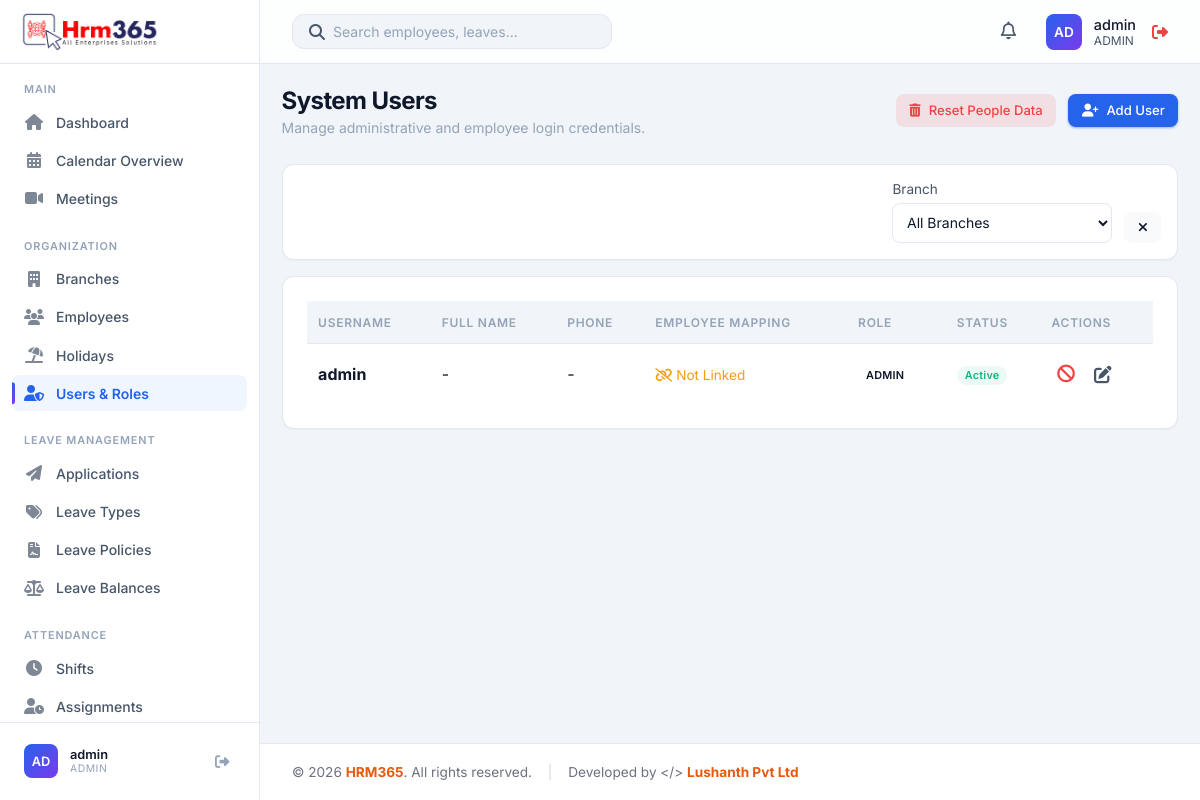
The app's page /modules/users/index.php (signed in) with its own data.
### tables this page shows
CREATE TABLE IF NOT EXISTS users (
    id INT AUTO_INCREMENT PRIMARY KEY,
    username VARCHAR(50) NOT NULL UNIQUE,
    password VARCHAR(255) NOT NULL,
    full_name VARCHAR(100),
    phone VARCHAR(30),
    role ENUM('admin', 'HR', 'manager', 'employee') DEFAULT 'employee',
    status ENUM('Active', 'Inactive') DEFAULT 'Active',
    language VARCHAR(20) DEFAULT 'English',
    department VARCHAR(50),
    employee_id INT NULL,
    created_at TIMESTAMP DEFAULT CURRENT_TIMESTAMP,
    FOREIGN KEY (employee_id) REFERENCES employees(id) ON DELETE CASCADE,
    UNIQUE KEY unique_employee_login (employee_id)
);

### includes/db.php (called while the page is built, shortened)
<?php
if (!function_exists('app_url')) {
    function app_url(string $path = ''): string
    {
        $base = APP_BASE_URL;
        $path = ltrim($path, '/');
        if ($base === '') {
            return '/' . $path;
        }
        return $path === '' ? $base : $base . '/' . $path;
    }
}
?>

### modules/users/index.php (the view, shortened to what this page needs)
<?php
require_once '../../includes/db.php';
require_once '../../includes/auth.php';
$whereSql = '';
$params = [];
$stmt = $pdo->prepare("
    SELECT u.*, e.employee_code, e.first_name, e.last_name, b.name AS branch_name
    FROM users u
    LEFT JOIN employees e ON u.employee_id = e.id
    LEFT JOIN branches b ON e.branch_id = b.id
    {$whereSql}
    ORDER BY u.created_at DESC
");
$stmt->execute($params);
$users = $stmt->fetchAll();
include '../../includes/header.php';
?>
<div class="page-header">
    <div>
        <h1 class="page-title">System Users</h1>
        <div class="page-subtitle">Manage administrative and employee login credentials.</div>
    </div>
    <div style="display: flex; gap: 0.75rem; flex-wrap: wrap; justify-content: flex-end;">
        <?php if ($currentUser['role'] === 'admin'): ?>
            <a href="reset_system.php" class="btn" style="background: rgba(239, 68, 68, 0.12); color: var(--accent-danger);">
                <i class="fas fa-trash-alt"></i> Reset People Data
            </a>
        <?php endif; ?>
        <a href="create.php" class="btn btn-primary">
            <i class="fas fa-user-plus"></i> Add User
        </a>
    </div>
</div>
<div class="card" style="margin-bottom: 1rem; padding: 1rem;">
    <form action="" method="GET" style="display: flex; gap: 0.75rem; align-items: end; justify-content: flex-end;">
        <div>
            <label style="display: block; margin-bottom: 0.4rem; color: var(--text-secondary); font-size: 0.85rem;">Branch</label>
            <select name="branch_id" onchange="this.form.submit()" style="padding: 0.6rem; min-width: 220px; border-radius: var(--radius-md); border: 1px solid var(--border-color); background: var(--bg-secondary); color: var(--text-primary); outline: none;">
                <option value="0">All Branches</option>
            </select>
        </div>
        <a href="index.php" class="btn" style="background: var(--bg-hover); color: var(--text-primary);"><i class="fas fa-times"></i></a>
    </form>
</div>
<div class="card">
    <div class="table-container">
        <table class="table">
            <thead>
                <tr>
                    <th>Username</th>
                    <th>Full Name</th>
                    <th>Phone</th>
                    <th>Employee Mapping</th>
                    <th>Role</th>
                    <th>Status</th>
                    <th>Actions</th>
                </tr>
            </thead>
            <tbody>
                <?php foreach ($users as $u): ?>
                <tr>
                    <td><strong><?php echo htmlspecialchars($u['username']); ?></strong></td>
                    <td><?php echo htmlspecialchars($u['full_name'] ?? '-'); ?></td>
                    <td><?php echo htmlspecialchars($u['phone'] ?? '-'); ?></td>
                    <td>
                        <?php if ($u['employee_id']): ?>
                            <div style="font-weight: 500; color: var(--text-primary);"><?php echo htmlspecialchars($u['first_name'] . ' ' . $u['last_name']); ?></div>
                            <div style="font-size: 0.75rem; color: var(--text-muted);"><?php echo htmlspecialchars($u['employee_code']); ?></div>
                            <div style="font-size: 0.72rem; color: var(--text-muted);"><?php echo htmlspecialchars($u['branch_name'] ?? 'No Branch'); ?></div>
                        <?php else: ?>
                            <span style="color: var(--accent-warning); font-size: 0.85rem;"><i class="fas fa-unlink"></i> Not Linked</span>
                        <?php endif; ?>
                    </td>
                    <td><span class="status-badge" style="text-transform: uppercase;"><?php echo htmlspecialchars($u['role']); ?></span></td>
                    <td>
                        <?php if ($u['status'] === 'Active'): ?>
                            <span class="status-badge status-active">Active</span>
                        <?php else: ?>
                            <span class="status-badge status-leave">Inactive</span>
                        <?php endif; ?>
                    </td>
                    <td>
                        <div style="display: flex; gap: 0.5rem;">
                            <form action="toggle_status.php" method="POST" style="margin: 0;">
                                <?php if ($u['status'] === 'Active'): ?>
                                    <button type="submit" class="action-btn" style="color: var(--accent-danger);" title="Deactivate"><i class="fas fa-ban"></i></button>
                                <?php else: ?>
                                    <input type="hidden" name="status" value="Active">
                                    <button type="submit" class="action-btn" style="color: var(--accent-success);" title="Activate"><i class="fas fa-check-circle"></i></button>
                                <?php endif; ?>
                            </form>
                            <a href="edit.php?id=<?php echo $u['id']; ?>" class="action-btn" title="Edit User"><i class="fas fa-edit"></i></a>
                        </div>
                    </td>
                </tr>
                <?php endforeach; ?>
            </tbody>
        </table>
    </div>
</div>
<?php include '../../includes/footer.php'; ?>

### includes/header.php (shortened to what this page needs)
<?php
require_once __DIR__ . '/auth.php';
require_once __DIR__ . '/avatar.php';
$stylesheetPath = __DIR__ . '/../css/styles.css';
$stylesheetVersion = is_file($stylesheetPath) ? filemtime($stylesheetPath) : time();
?>
<!DOCTYPE html>
<html lang="en">
<head>
    <link rel="stylesheet" href="<?php echo app_url('css/styles.css'); ?>?v=<?php echo $stylesheetVersion; ?>">
    <link rel="stylesheet" href="https://cdnjs.cloudflare.com/ajax/libs/font-awesome/6.4.0/css/all.min.css">
</head>
<body>
    <?php include 'sidebar.php'; ?>
    <div class="main-wrapper" style="display: flex; flex-direction: column; flex: 1; min-height: 100vh; width: 100%;">
        <header class="top-header">
            <div class="header-search">
                <i class="fas fa-search text-secondary"></i>
                <input type="text" id="globalSearchInput" placeholder="Search employees, leaves..." autocomplete="off">
            </div>
            <div class="header-actions">
                <div class="notification-menu">
                    <button type="button" class="action-btn notification-toggle" title="Notifications" aria-expanded="false" aria-controls="notificationDropdown">
                        <i class="far fa-bell"></i>
                    </button>
                </div>
                <div class="user-profile" style="display: flex; align-items: center; gap: 1rem;">
                    <a href="<?php echo app_url('profile.php'); ?>" style="display: flex; align-items: center; gap: 0.75rem; text-decoration: none; color: inherit;">
                        <?php echo render_avatar($currentUser['first_name'] ?? null, $currentUser['last_name'] ?? null, $currentUser['profile_photo'] ?? null, $currentUser['username']); ?>
                        <div class="user-info">
                            <div style="font-size: 0.9rem; font-weight: 500; color: var(--text-primary);">
                                <?php echo htmlspecialchars($_SESSION['full_name'] ?? $currentUser['username']); ?>
                            </div>
                            <div style="font-size: 0.75rem; color: var(--text-secondary); text-transform: uppercase;">
                                <?php echo htmlspecialchars($currentUser['role']); ?>
                            </div>
                        </div>
                    </a>
                    <a href="<?php echo app_url('logout.php'); ?>" style="color: var(--accent-danger);" title="Logout"><i class="fas fa-sign-out-alt"></i></a>
                </div>
            </div>
        </header>
        <main class="content-area">

### includes/sidebar.php (shortened to what this page needs)
<?php
require_once __DIR__ . '/avatar.php';
?>
<aside class="sidebar">
    <div class="sidebar-header">
        <a href="<?php echo app_url('modules/dashboard/index.php'); ?>" class="sidebar-logo" style="justify-content: center; padding: 1rem 0;">
            <div class="logo-icon" style="display: flex; align-items: center; justify-content: center;">
                <img src="<?php echo app_url('LOGO.png'); ?>" alt="Logo" style="max-width: 140px; height: auto;">
            </div>
        </a>
    </div>
    <nav class="sidebar-nav" id="sidebarNav">
        <?php $uri = $_SERVER['REQUEST_URI']; ?>
        <div class="nav-section-label">Main</div>
        <a href="<?php echo app_url('modules/dashboard/index.php'); ?>" class="nav-item <?php echo strpos($uri, '/modules/dashboard') !== false ? 'active' : ''; ?>">
            <i class="fas fa-home nav-icon"></i>
            <span>Dashboard</span>
        </a>
        <a href="<?php echo app_url('modules/calendar/index.php'); ?>" class="nav-item <?php echo strpos($uri, '/modules/calendar') !== false ? 'active' : ''; ?>">
            <i class="fas fa-calendar-alt nav-icon"></i>
            <span>Calendar Overview</span>
        </a>
        <a href="<?php echo app_url('modules/meetings/index.php'); ?>" class="nav-item <?php echo strpos($uri, '/modules/meetings') !== false ? 'active' : ''; ?>">
            <i class="fas fa-video nav-icon"></i>
            <span>Meetings</span>
        </a>
        <?php if (in_array($currentUser['role'], ['admin', 'manager', 'HR'])): ?>
        <div class="nav-section-label">Organization</div>
        <?php if (in_array($currentUser['role'], ['admin', 'HR'])): ?>
        <a href="<?php echo app_url('modules/branches/index.php'); ?>" class="nav-item <?php echo strpos($uri, '/modules/branches') !== false ? 'active' : ''; ?>">
            <i class="fas fa-building nav-icon"></i>
            <span>Branches</span>
        </a>
        <?php endif; ?>
        <a href="<?php echo app_url('modules/employees/index.php'); ?>" class="nav-item <?php echo strpos($uri, '/modules/employees') !== false ? 'active' : ''; ?>">
            <i class="fas fa-users nav-icon"></i>
            <span>Employees</span>
        </a>
        <a href="<?php echo app_url('modules/holidays/index.php'); ?>" class="nav-item <?php echo strpos($uri, '/modules/holidays') !== false ? 'active' : ''; ?>">
            <i class="fas fa-umbrella-beach nav-icon"></i>
            <span>Holidays</span>
        </a>
        <?php endif; ?>
        <?php if (in_array($currentUser['role'], ['admin', 'HR'])): ?>
        <a href="<?php echo app_url('modules/users/index.php'); ?>" class="nav-item <?php echo strpos($uri, '/modules/users') !== false ? 'active' : ''; ?>">
            <i class="fas fa-user-shield nav-icon"></i>
            <span>Users & Roles</span>
        </a>
        <?php endif; ?>
        <div class="nav-section-label">Leave Management</div>
        <a href="<?php echo app_url('modules/leave_applications/index.php'); ?>" class="nav-item <?php echo strpos($uri, '/modules/leave_applications') !== false ? 'active' : ''; ?>">
            <i class="fas fa-paper-plane nav-icon"></i>
            <span>Applications</span>
        </a>
        <a href="<?php echo app_url('modules/leave_types/index.php'); ?>" class="nav-item <?php echo strpos($uri, '/modules/leave_types') !== false ? 'active' : ''; ?>">
            <i class="fas fa-tags nav-icon"></i>
            <span>Leave Types</span>
        </a>
        <a href="<?php echo app_url('modules/leave_policies/index.php'); ?>" class="nav-item <?php echo strpos($uri, '/modules/leave_policies') !== false ? 'active' : ''; ?>">
            <i class="fas fa-file-contract nav-icon"></i>
            <span>Leave Policies</span>
        </a>
        <a href="<?php echo app_url('modules/leave_balances/index.php'); ?>" class="nav-item <?php echo strpos($uri, '/modules/leave_balances') !== false ? 'active' : ''; ?>">
            <i class="fas fa-balance-scale nav-icon"></i>
            <span>Leave Balances</span>
        </a>
        <div class="nav-section-label">Attendance</div>
        <?php if (in_array($currentUser['role'], ['admin', 'HR'])): ?>
        <a href="<?php echo app_url('modules/shifts/index.php'); ?>" class="nav-item <?php echo strpos($uri, '/modules/shifts') !== false ? 'active' : ''; ?>">
            <i class="fas fa-clock nav-icon"></i>
            <span>Shifts</span>
        </a>
        <a href="<?php echo app_url('modules/attendance_assignments/index.php'); ?>" class="nav-item <?php echo strpos($uri, '/modules/attendance_assignments') !== false ? 'active' : ''; ?>">
            <i class="fas fa-user-clock nav-icon"></i>
            <span>Assignments</span>
        </a>
        <?php endif; ?>
    </nav>
    <div class="sidebar-footer">
        <div class="sidebar-user">
            <?php echo render_avatar($currentUser['first_name'] ?? null, $currentUser['last_name'] ?? null, $currentUser['profile_photo'] ?? null, $currentUser['username']); ?>
            <div class="sidebar-user-info">
                <div class="sidebar-user-name"><?php echo htmlspecialchars($_SESSION['full_name'] ?? $currentUser['username']); ?></div>
                <div class="sidebar-user-role"><?php echo htmlspecialchars($currentUser['role']); ?></div>
            </div>
            <a href="<?php echo app_url('logout.php'); ?>" class="sidebar-logout" title="Logout"><i class="fas fa-sign-out-alt"></i></a>
        </div>
    </div>
</aside>

### includes/avatar.php (shortened to what this page needs)
<?php
function profile_photo_url(?string $path): ?string
{
    if (empty($path)) {
        return null;
    }
    $relative = ltrim(str_replace('\\', '/', $path), '/');
    $absolute = realpath(__DIR__ . '/../' . str_replace('/', DIRECTORY_SEPARATOR, $relative));
    return app_url($relative) . '?v=' . filemtime($absolute);
}
function avatar_initials(?string $first, ?string $last, ?string $fallback = ''): string
{
    $first = trim((string) $first);
    $last = trim((string) $last);
    $fallback = trim($fallback);
    return strtoupper(substr($fallback !== '' ? $fallback : 'U', 0, 2));
}
function render_avatar(?string $first, ?string $last, ?string $photoPath, ?string $fallback = '', string $class = 'avatar', string $style = ''): string
{
    $url = profile_photo_url($photoPath);
    $label = trim(trim((string) $first) . ' ' . trim((string) $last));
    if ($label === '') {
        $label = $fallback ?: 'User';
    }
    $styleAttr = $style !== '' ? ' style="' . htmlspecialchars($style, ENT_QUOTES, 'UTF-8') . '"' : '';
    $classAttr = htmlspecialchars($class, ENT_QUOTES, 'UTF-8');
    $titleAttr = htmlspecialchars($label, ENT_QUOTES, 'UTF-8');
    return '<div class="' . $classAttr . '"' . $styleAttr . ' title="' . $titleAttr . '">' . htmlspecialchars(avatar_initials($first, $last, $fallback), ENT_QUOTES, 'UTF-8') . '</div>';
}

### records on screen
users: role "AD AD", username "admin", role "ADMIN", full_name "-", phone "-", shows "Not Linked", status "Active"
